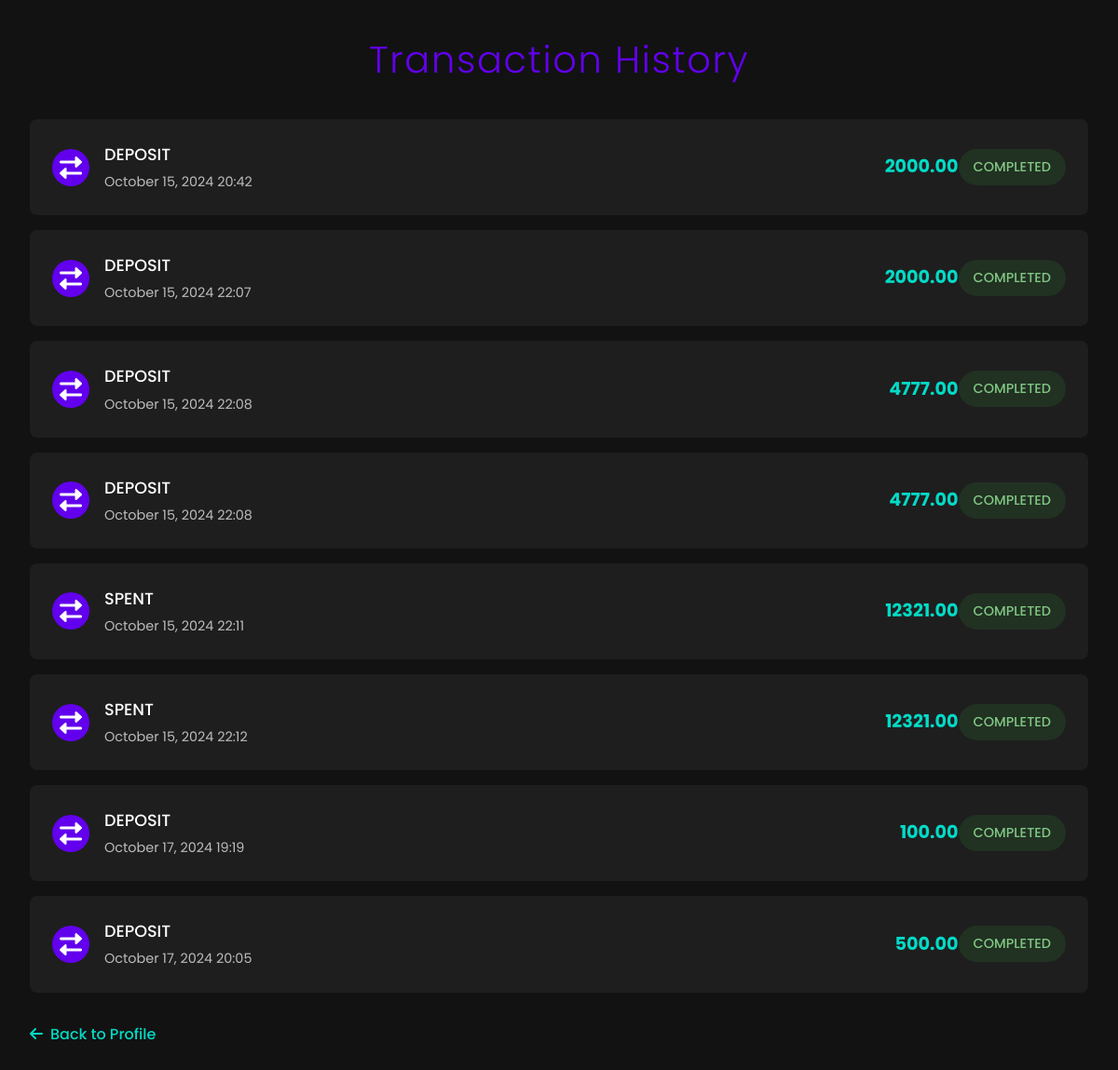
/user/transactions/ (signed in), run on an earlier commit of the app's database.
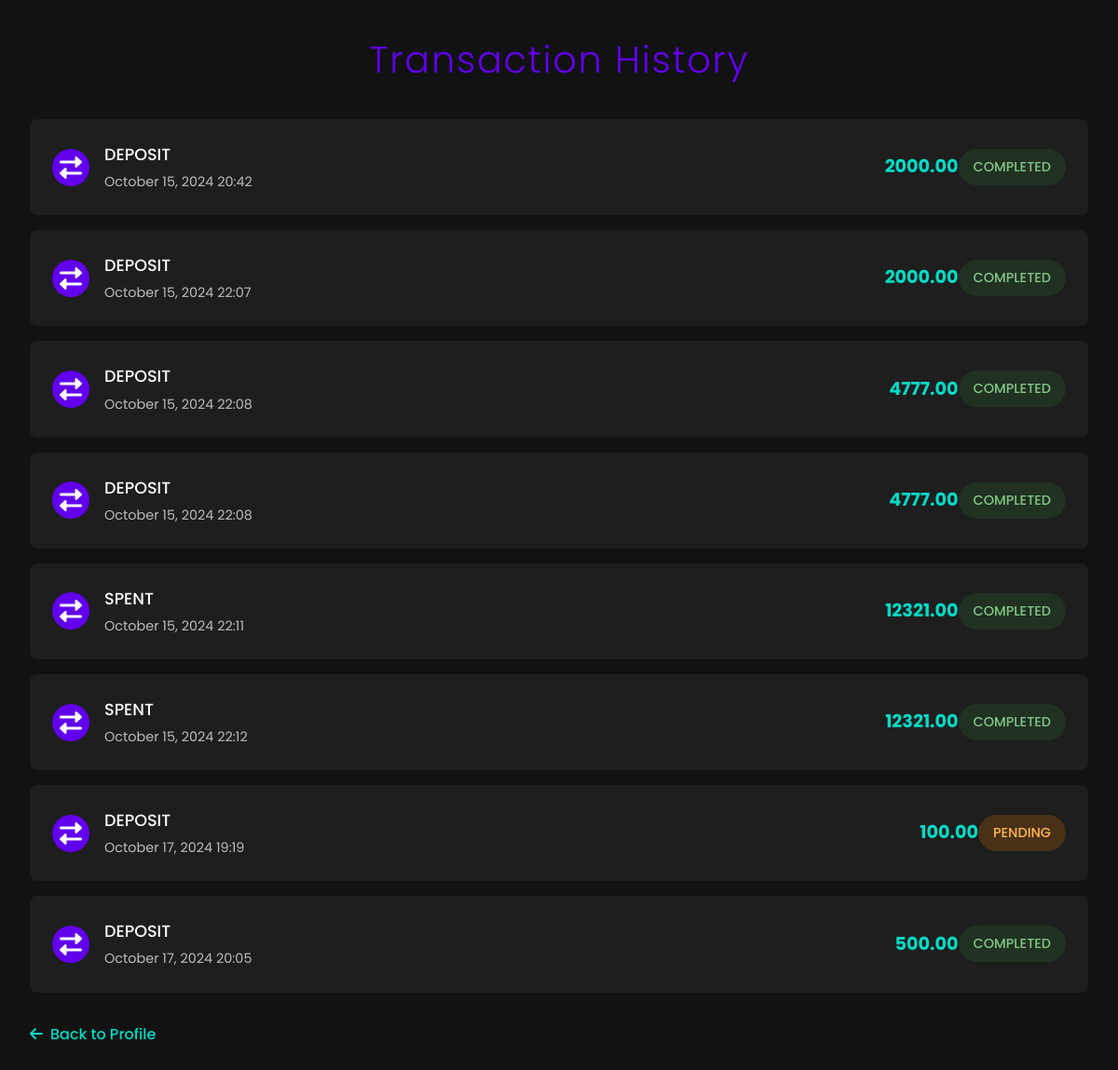
And on a later commit of the database.
### account/models.py (models this page shows, shortened)
class Transactions(models.Model):
    user = models.ForeignKey(User, on_delete=models.CASCADE)
    type = models.CharField(max_length=20, choices=TYPE_CHOICES)
    amount = models.DecimalField(max_digits=10, decimal_places=2)
    status = models.CharField(max_length=20, choices=STATUS_CHOICES, default='PENDING')
    created_at = models.DateTimeField(default=timezone.now)
    class Meta:
        verbose_name = 'Transaction'
        verbose_name_plural = 'Transactions'

### account/views.py (the view)
# urls.py: path('transactions/', views.transaction_history, name='transactions'),
@login_required
def transaction_history(request):
    transactions = Transactions.objects.filter(user=request.user)
    context = {
        'transactions': transactions
    }
    return render(request, 'account/transactions.html', context)

### templates/account/transactions.html (shortened to what this page needs)
{% load static %}
<!DOCTYPE html>
<html lang="en">
<head>
    <link href="https://cdnjs.cloudflare.com/ajax/libs/font-awesome/6.0.0-beta3/css/all.min.css" rel="stylesheet">
</head>
<body>
    <div class="container">
        <h2>Transaction History</h2>
        {% if transactions %}
        <div class="transaction-list">
            {% for transaction in transactions %}
            <div class="transaction-item">
                <div class="transaction-icon">
                    <i class="fas fa-exchange-alt"></i>
                </div>
                <div class="transaction-details">
                    <div class="transaction-type">{{ transaction.type }}</div>
                    <div class="transaction-date">{{ transaction.created_at|date:"F j, Y H:i" }}</div>
                </div>
                <div class="transaction-amount">{{ transaction.amount }}</div>
                <div class="transaction-status status-{{ transaction.status|lower }}">{{ transaction.status }}</div>
            </div>
            {% endfor %}
        </div>
        {% else %}
        <div class="no-transactions">
            <i class="fas fa-inbox fa-3x" style="margin-bottom: 1rem;"></i>
            <p>No transactions available at the moment.</p>
        </div>
        {% endif %}
        <a href="{% url 'account:profile' %}" class="back-link">
            <i class="fas fa-arrow-left"></i> Back to Profile
        </a>
    </div>
</body>
</html>

What changed in the data, as far as the page shows it:
changed Transactions: status "COMPLETED" → "PENDING"
